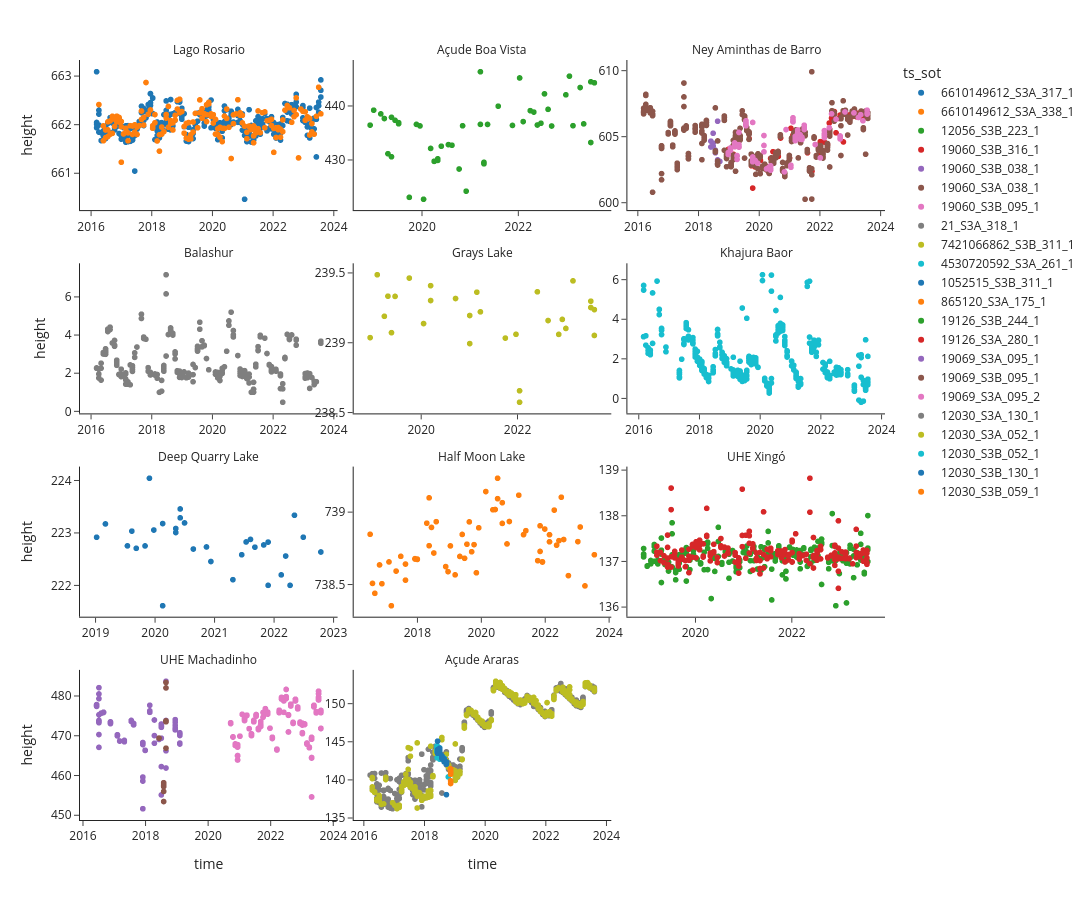

The code cell stored with this chart in its notebook:
### Code cell
#Plot to exclude outliers
import plotly.express as px
from plotly.subplots import make_subplots
import plotly.graph_objects as go


df=df_files_filtered
x_fd='time'
y_fd='height'
facet='lake_name'
color='ts_sot'
fig = px.scatter(df, x=x_fd, y=y_fd, 
                 facet_col=facet,color=color,facet_col_wrap=3,
                 # color_discrete_sequence=["#7570b3","#d95f02"],
                 template="simple_white", width=1200, height=900)
# fig.update_traces(marker=dict(size=5,color='#661666'))
fig.update_xaxes(matches=None)
fig.update_yaxes(matches=None)

fig.for_each_annotation(lambda a: a.update(text=a.text.split("=")[-1]))
fig.for_each_yaxis(lambda y: y.update(showticklabels=True,matches=None))
fig.for_each_xaxis(lambda x: x.update(showticklabels=True,matches=None))

fig.show()
del df

### Figure 1 — Plotly figure (JSON) as saved in the notebook; plotly's stock layout.template omitted (floating-point values rounded to 4 significant figures; data arrays with more than 128 entries replaced by an {"elided": "..."} marker saying what was removed)
{"data": [{"hovertemplate": "ts_sot=6610149612_S3A_317_1<br>lake_name=Lago Rosario<br>time=%{x}<br>height=%{y}<extra></extra>", "legendgroup": "6610149612_S3A_317_1", "marker": {"color": "#1F77B4", "symbol": "circle"}, "mode": "markers", "name": "6610149612_S3A_317_1", "showlegend": true, "type": "scattergl", "x": {"elided": "278 float values"}, "xaxis": "x10", "y": {"elided": "278 float values"}, "yaxis": "y10"}, {"hovertemplate": "ts_sot=6610149612_S3A_338_1<br>lake_name=Lago Rosario<br>time=%{x}<br>height=%{y}<extra></extra>", "legendgroup": "6610149612_S3A_338_1", "marker": {"color": "#FF7F0E", "symbol": "circle"}, "mode": "markers", "name": "6610149612_S3A_338_1", "showlegend": true, "type": "scattergl", "x": {"elided": "167 float values"}, "xaxis": "x10", "y": {"elided": "167 float values"}, "yaxis": "y10"}, {"hovertemplate": "ts_sot=12056_S3B_223_1<br>lake_name=Açude Boa Vista<br>time=%{x}<br>height=%{y}<extra></extra>", "legendgroup": "12056_S3B_223_1", "marker": {"color": "#2CA02C", "symbol": "circle"}, "mode": "markers", "name": "12056_S3B_223_1", "showlegend": true, "type": "scattergl", "x": [2019.0, 2019.0, 2019.0, 2019.0, 2019.0, 2019.0, 2019.0, 2019.0, 2020.0, 2020.0, 2020.0, 2020.0, 2020.0, 2020.0, 2020.0, 2020.0, 2020.0, 2020.0, 2020.0, 2020.0, 2021.0, 2021.0, 2021.0, 2021.0, 2021.0, 2021.0, 2021.0, 2021.0, 2021.0, 2021.0, 2022.0, 2022.0, 2022.0, 2022.0, 2022.0, 2022.0, 2022.0, 2022.0, 2023.0, 2023.0, 2023.0, 2023.0, 2023.0, 2023.0, 2023.0, 2023.0, 2024.0, 2024.0, 2024.0], "xaxis": "x11", "y": [436.5, 439.3, 438.6, 437.8, 431.2, 438.0, 430.7, 437.4, 437.0, 436.8, 423.2, 436.7, 436.4, 422.8, 432.2, 429.8, 429.8, 430.0, 430.3, 432.6, 432.9, 432.8, 428.4, 436.4, 424.3, 446.4, 436.7, 429.4, 429.6, 436.7, 440.0, 436.5, 445.3, 437.2, 439.2, 439.0, 436.6, 436.9, 442.3, 439.5, 436.4, 442.2, 445.6, 436.4, 443.5, 436.8, 433.3, 444.6, 444.4], "yaxis": "y11"}, {"hovertemplate": "ts_sot=19060_S3B_316_1<br>lake_name=Ney Aminthas de Barro<br>time=%{x}<br>height=%{y}<extra></extra>", "legendgroup": "19060_S3B_316_1", "marker": {"color": "#D62728", "symbol": "circle"}, "mode": "markers", "name": "19060_S3B_316_1", "showlegend": true, "type": "scattergl", "x": [2019.0, 2019.0, 2019.0, 2019.0, 2019.0, 2020.0, 2020.0, 2020.0, 2020.0, 2020.0, 2020.0, 2020.0, 2020.0, 2020.0, 2020.0, 2020.0, 2020.0, 2020.0, 2020.0, 2020.0, 2021.0, 2021.0, 2021.0, 2021.0, 2021.0, 2021.0, 2021.0, 2021.0, 2021.0, 2021.0, 2021.0, 2021.0, 2021.0, 2021.0, 2022.0, 2022.0, 2022.0, 2022.0, 2022.0, 2022.0, 2022.0, 2022.0, 2022.0, 2022.0, 2022.0, 2022.0, 2023.0, 2023.0, 2023.0, 2023.0, 2023.0, 2023.0, 2023.0, 2023.0, 2023.0, 2023.0, 2023.0, 2023.0, 2023.0, 2024.0, 2024.0], "xaxis": "x12", "y": [604.1, 602.8, 603.7, 604.5, 604.4, 606.4, 605.9, 604.9, 602.8, 603.0, 601.1, 602.7, 603.6, 603.2, 602.8, 602.7, 602.5, 602.3, 603.4, 603.9, 603.8, 603.5, 604.9, 602.4, 602.3, 603.4, 605.7, 605.2, 605.5, 605.3, 605.2, 605.0, 605.2, 605.1, 603.8, 602.6, 602.4, 603.6, 604.7, 604.0, 604.6, 604.4, 606.1, 606.4, 606.8, 606.9, 605.3, 606.4, 606.7, 604.6, 606.8, 606.4, 606.7, 606.6, 606.8, 606.5, 606.8, 606.9, 606.4, 606.8, 606.8], "yaxis": "y12"}, {"hovertemplate": "ts_sot=19060_S3B_038_1<br>lake_name=Ney Aminthas de Barro<br>time=%{x}<br>height=%{y}<extra></extra>", "legendgroup": "19060_S3B_038_1", "marker": {"color": "#9467BD", "symbol": "circle"}, "mode": "markers", "name": "19060_S3B_038_1", "showlegend": true, "type": "scattergl", "x": [2018.0, 2018.0, 2018.0, 2018.0, 2018.0, 2019.0, 2019.0, 2019.0, 2019.0, 2019.0, 2019.0, 2019.0, 2019.0, 2019.0], "xaxis": "x12", "y": [604.7, 604.3, 605.3, 604.3, 604.5, 603.8, 604.0, 604.0, 603.3, 603.0, 603.1, 603.0, 606.2, 603.2], "yaxis": "y12"}, {"hovertemplate": "ts_sot=19060_S3A_038_1<br>lake_name=Ney Aminthas de Barro<br>time=%{x}<br>height=%{y}<extra></extra>", "legendgroup": "19060_S3A_038_1", "marker": {"color": "#8C564B", "symbol": "circle"}, "mode": "markers", "name": "19060_S3A_038_1", "showlegend": true, "type": "scattergl", "x": {"elided": "459 float values"}, "xaxis": "x12", "y": {"elided": "459 float values"}, "yaxis": "y12"}, {"hovertemplate": "ts_sot=19060_S3B_095_1<br>lake_name=Ney Aminthas de Barro<br>time=%{x}<br>height=%{y}<extra></extra>", "legendgroup": "19060_S3B_095_1", "marker": {"color": "#E377C2", "symbol": "circle"}, "mode": "markers", "name": "19060_S3B_095_1", "showlegend": true, "type": "scattergl", "x": [2019.0, 2019.0, 2019.0, 2019.0, 2019.0, 2019.0, 2019.0, 2019.0, 2019.0, 2019.0, 2019.0, 2019.0, 2019.0, 2019.0, 2019.0, 2019.0, 2019.0, 2020.0, 2020.0, 2020.0, 2020.0, 2020.0, 2020.0, 2020.0, 2020.0, 2020.0, 2020.0, 2020.0, 2020.0, 2020.0, 2020.0, 2020.0, 2020.0, 2020.0, 2020.0, 2020.0, 2020.0, 2021.0, 2021.0, 2021.0, 2021.0, 2021.0, 2021.0, 2021.0, 2021.0, 2021.0, 2021.0, 2021.0, 2021.0, 2021.0, 2021.0, 2021.0, 2021.0, 2021.0, 2021.0, 2021.0, 2021.0, 2021.0, 2021.0, 2021.0, 2021.0, 2022.0, 2022.0, 2022.0, 2022.0, 2022.0, 2022.0, 2022.0, 2022.0, 2023.0, 2023.0, 2023.0, 2023.0, 2023.0, 2023.0, 2023.0, 2023.0, 2023.0, 2023.0, 2024.0, 2024.0, 2024.0], "xaxis": "x12", "y": [603.7, 603.8, 604.0, 604.2, 604.6, 604.3, 604.4, 604.4, 604.4, 603.6, 603.3, 603.6, 605.4, 604.3, 604.4, 604.2, 604.2, 605.9, 606.0, 606.2, 606.1, 603.1, 603.3, 606.1, 603.5, 603.2, 603.2, 603.0, 605.1, 604.4, 603.9, 602.6, 602.7, 602.8, 602.5, 602.6, 602.8, 602.4, 605.6, 602.7, 602.9, 606.2, 606.3, 606.5, 606.2, 604.8, 605.1, 604.7, 604.9, 605.3, 605.5, 604.8, 605.2, 604.9, 604.8, 605.0, 604.9, 605.7, 605.9, 605.6, 605.8, 604.4, 603.4, 605.0, 605.1, 605.3, 605.5, 605.7, 606.8, 606.4, 604.9, 605.0, 605.1, 604.9, 606.9, 606.8, 606.5, 606.7, 606.2, 606.8, 607.0, 606.7], "yaxis": "y12"}, {"hovertemplate": "ts_sot=21_S3A_318_1<br>lake_name=Balashur<br>time=%{x}<br>height=%{y}<extra></extra>", "legendgroup": "21_S3A_318_1", "marker": {"color": "#7F7F7F", "symbol": "circle"}, "mode": "markers", "name": "21_S3A_318_1", "showlegend": true, "type": "scattergl", "x": {"elided": "200 float values"}, "xaxis": "x7", "y": {"elided": "200 float values"}, "yaxis": "y7"}, {"hovertemplate": "ts_sot=7421066862_S3B_311_1<br>lake_name=Grays Lake<br>time=%{x}<br>height=%{y}<extra></extra>", "legendgroup": "7421066862_S3B_311_1", "marker": {"color": "#BCBD22", "symbol": "circle"}, "mode": "markers", "name": "7421066862_S3B_311_1", "showlegend": true, "type": "scattergl", "x": [2019.0, 2019.0, 2019.0, 2019.0, 2019.0, 2019.0, 2020.0, 2020.0, 2020.0, 2020.0, 2021.0, 2021.0, 2021.0, 2021.0, 2021.0, 2022.0, 2022.0, 2022.0, 2022.0, 2022.0, 2023.0, 2023.0, 2023.0, 2023.0, 2023.0, 2024.0, 2024.0, 2024.0, 2024.0], "xaxis": "x8", "y": [239.0, 239.5, 239.2, 239.3, 239.1, 239.3, 239.5, 239.1, 239.4, 239.3, 239.3, 239.2, 239.0, 239.4, 239.2, 239.0, 239.1, 238.7, 238.6, 239.4, 239.2, 239.1, 239.2, 239.1, 239.4, 239.3, 239.3, 239.2, 239.1], "yaxis": "y8"}, {"hovertemplate": "ts_sot=4530720592_S3A_261_1<br>lake_name=Khajura Baor<br>time=%{x}<br>height=%{y}<extra></extra>", "legendgroup": "4530720592_S3A_261_1", "marker": {"color": "#17BECF", "symbol": "circle"}, "mode": "markers", "name": "4530720592_S3A_261_1", "showlegend": true, "type": "scattergl", "x": {"elided": "309 float values"}, "xaxis": "x9", "y": {"elided": "309 float values"}, "yaxis": "y9"}, {"hovertemplate": "ts_sot=1052515_S3B_311_1<br>lake_name=Deep Quarry Lake<br>time=%{x}<br>height=%{y}<extra></extra>", "legendgroup": "1052515_S3B_311_1", "marker": {"color": "#1F77B4", "symbol": "circle"}, "mode": "markers", "name": "1052515_S3B_311_1", "showlegend": true, "type": "scattergl", "x": [2019.0, 2019.0, 2020.0, 2020.0, 2020.0, 2020.0, 2020.0, 2020.0, 2020.0, 2020.0, 2020.0, 2020.0, 2020.0, 2020.0, 2020.0, 2021.0, 2021.0, 2021.0, 2021.0, 2021.0, 2022.0, 2022.0, 2022.0, 2022.0, 2022.0, 2022.0, 2022.0, 2022.0, 2022.0, 2022.0, 2022.0, 2023.0], "xaxis": "x4", "y": [222.9, 223.2, 222.8, 223.0, 222.7, 222.8, 224.1, 223.1, 223.2, 221.6, 223.1, 223.0, 223.5, 223.3, 223.2, 222.7, 222.7, 222.5, 222.1, 222.6, 222.8, 222.9, 222.7, 222.8, 222.8, 222.0, 222.2, 222.6, 222.0, 223.3, 222.9, 222.6], "yaxis": "y4"}, {"hovertemplate": "ts_sot=865120_S3A_175_1<br>lake_name=Half Moon Lake<br>time=%{x}<br>height=%{y}<extra></extra>", "legendgroup": "865120_S3A_175_1", "marker": {"color": "#FF7F0E", "symbol": "circle"}, "mode": "markers", "name": "865120_S3A_175_1", "showlegend": true, "type": "scattergl", "x": [2017.0, 2017.0, 2017.0, 2017.0, 2017.0, 2017.0, 2017.0, 2017.0, 2017.0, 2018.0, 2018.0, 2018.0, 2018.0, 2018.0, 2018.0, 2018.0, 2018.0, 2018.0, 2018.0, 2019.0, 2019.0, 2019.0, 2019.0, 2019.0, 2019.0, 2019.0, 2019.0, 2019.0, 2020.0, 2020.0, 2020.0, 2020.0, 2020.0, 2020.0, 2020.0, 2020.0, 2020.0, 2021.0, 2021.0, 2021.0, 2021.0, 2021.0, 2021.0, 2021.0, 2021.0, 2021.0, 2022.0, 2022.0, 2022.0, 2022.0, 2022.0, 2022.0, 2022.0, 2022.0, 2022.0, 2022.0, 2022.0, 2023.0, 2023.0, 2023.0, 2023.0, 2023.0, 2023.0, 2024.0], "xaxis": "x5", "y": [738.8, 738.5, 738.4, 738.6, 738.5, 738.7, 738.4, 738.6, 738.7, 738.5, 738.6, 738.7, 738.7, 738.7, 738.7, 738.9, 739.1, 738.8, 738.9, 738.7, 738.9, 738.6, 738.6, 738.8, 738.6, 738.7, 738.8, 738.7, 738.8, 738.9, 738.7, 738.8, 738.6, 738.9, 739.1, 739.0, 739.0, 739.1, 739.2, 738.9, 739.1, 738.8, 738.9, 739.1, 738.8, 738.9, 738.7, 738.7, 738.9, 738.7, 738.7, 738.9, 738.8, 738.8, 739.0, 738.8, 738.8, 739.1, 738.8, 738.6, 738.8, 738.9, 738.5, 738.7], "yaxis": "y5"}, {"hovertemplate": "ts_sot=19126_S3B_244_1<br>lake_name=UHE Xingó<br>time=%{x}<br>height=%{y}<extra></extra>", "legendgroup": "19126_S3B_244_1", "marker": {"color": "#2CA02C", "symbol": "circle"}, "mode": "markers", "name": "19126_S3B_244_1", "showlegend": true, "type": "scattergl", "x": {"elided": "223 float values"}, "xaxis": "x6", "y": {"elided": "223 float values"}, "yaxis": "y6"}, {"hovertemplate": "ts_sot=19126_S3A_280_1<br>lake_name=UHE Xingó<br>time=%{x}<br>height=%{y}<extra></extra>", "legendgroup": "19126_S3A_280_1", "marker": {"color": "#D62728", "symbol": "circle"}, "mode": "markers", "name": "19126_S3A_280_1", "showlegend": true, "type": "scattergl", "x": {"elided": "199 float values"}, "xaxis": "x6", "y": {"elided": "199 float values"}, "yaxis": "y6"}, {"hovertemplate": "ts_sot=19069_S3A_095_1<br>lake_name=UHE Machadinho<br>time=%{x}<br>height=%{y}<extra></extra>", "legendgroup": "19069_S3A_095_1", "marker": {"color": "#9467BD", "symbol": "circle"}, "mode": "markers", "name": "19069_S3A_095_1", "showlegend": true, "type": "scattergl", "x": {"elided": "464 float values"}, "xaxis": "x", "y": {"elided": "464 float values"}, "yaxis": "y"}, {"hovertemplate": "ts_sot=19069_S3B_095_1<br>lake_name=UHE Machadinho<br>time=%{x}<br>height=%{y}<extra></extra>", "legendgroup": "19069_S3B_095_1", "marker": {"color": "#8C564B", "symbol": "circle"}, "mode": "markers", "name": "19069_S3B_095_1", "showlegend": true, "type": "scattergl", "x": [2018.0, 2019.0, 2019.0, 2019.0, 2019.0, 2019.0, 2019.0, 2019.0, 2019.0, 2019.0, 2019.0, 2019.0, 2019.0, 2019.0, 2019.0, 2019.0, 2019.0, 2019.0], "xaxis": "x", "y": [469.4, 453.5, 457.4, 458.2, 457.2, 456.0, 457.4, 457.8, 473.6, 473.7, 473.6, 473.7, 483.4, 482.0, 466.9, 473.5, 473.5, 473.7], "yaxis": "y"}, {"hovertemplate": "ts_sot=19069_S3A_095_2<br>lake_name=UHE Machadinho<br>time=%{x}<br>height=%{y}<extra></extra>", "legendgroup": "19069_S3A_095_2", "marker": {"color": "#E377C2", "symbol": "circle"}, "mode": "markers", "name": "19069_S3A_095_2", "showlegend": true, "type": "scattergl", "x": {"elided": "317 float values"}, "xaxis": "x", "y": {"elided": "317 float values"}, "yaxis": "y"}, {"hovertemplate": "ts_sot=12030_S3A_130_1<br>lake_name=Açude Araras<br>time=%{x}<br>height=%{y}<extra></extra>", "legendgroup": "12030_S3A_130_1", "marker": {"color": "#7F7F7F", "symbol": "circle"}, "mode": "markers", "name": "12030_S3A_130_1", "showlegend": true, "type": "scattergl", "x": {"elided": "781 float values"}, "xaxis": "x2", "y": {"elided": "781 float values"}, "yaxis": "y2"}, {"hovertemplate": "ts_sot=12030_S3A_052_1<br>lake_name=Açude Araras<br>time=%{x}<br>height=%{y}<extra></extra>", "legendgroup": "12030_S3A_052_1", "marker": {"color": "#BCBD22", "symbol": "circle"}, "mode": "markers", "name": "12030_S3A_052_1", "showlegend": true, "type": "scattergl", "x": {"elided": "416 float values"}, "xaxis": "x2", "y": {"elided": "416 float values"}, "yaxis": "y2"}, {"hovertemplate": "ts_sot=12030_S3B_052_1<br>lake_name=Açude Araras<br>time=%{x}<br>height=%{y}<extra></extra>", "legendgroup": "12030_S3B_052_1", "marker": {"color": "#17BECF", "symbol": "circle"}, "mode": "markers", "name": "12030_S3B_052_1", "showlegend": true, "type": "scattergl", "x": [2018.0, 2018.0, 2018.0, 2018.0, 2018.0, 2018.0, 2018.0, 2018.0, 2018.0, 2018.0, 2018.0, 2018.0, 2018.0, 2018.0, 2018.0, 2018.0, 2018.0, 2018.0, 2018.0, 2018.0, 2018.0, 2018.0, 2018.0, 2018.0, 2018.0, 2018.0, 2018.0, 2018.0, 2019.0, 2019.0, 2019.0, 2019.0, 2019.0, 2019.0, 2019.0, 2019.0, 2019.0, 2019.0, 2019.0, 2019.0, 2019.0, 2019.0, 2019.0], "xaxis": "x2", "y": [144.5, 144.0, 143.7, 144.4, 144.4, 144.1, 142.9, 143.8, 143.9, 143.6, 143.8, 143.8, 143.8, 144.2, 144.1, 144.3, 144.1, 143.7, 143.7, 144.0, 144.0, 143.9, 144.2, 144.1, 143.8, 143.9, 144.1, 144.0, 142.7, 144.2, 144.1, 143.1, 143.1, 143.0, 142.7, 142.5, 142.9, 142.5, 142.2, 142.1, 142.2, 142.2, 140.4], "yaxis": "y2"}, {"hovertemplate": "ts_sot=12030_S3B_130_1<br>lake_name=Açude Araras<br>time=%{x}<br>height=%{y}<extra></extra>", "legendgroup": "12030_S3B_130_1", "marker": {"color": "#1F77B4", "symbol": "circle"}, "mode": "markers", "name": "12030_S3B_130_1", "showlegend": true, "type": "scattergl", "x": [2018.0, 2018.0, 2018.0, 2018.0, 2018.0, 2018.0, 2018.0, 2018.0, 2018.0, 2018.0, 2018.0, 2018.0, 2019.0, 2019.0, 2019.0, 2019.0, 2019.0, 2019.0, 2019.0, 2019.0, 2019.0, 2019.0, 2019.0, 2019.0, 2019.0, 2019.0, 2019.0, 2019.0, 2019.0, 2019.0, 2019.0, 2019.0, 2019.0, 2019.0, 2019.0, 2019.0, 2019.0, 2019.0, 2019.0, 2019.0, 2019.0, 2019.0, 2019.0, 2019.0, 2019.0, 2019.0], "xaxis": "x2", "y": [145.1, 144.0, 143.7, 143.6, 143.7, 143.8, 143.5, 143.6, 143.7, 143.8, 143.5, 143.6, 143.6, 144.1, 143.7, 143.8, 144.1, 144.0, 144.1, 143.9, 143.2, 143.0, 142.9, 143.1, 143.2, 142.9, 142.8, 142.9, 142.8, 142.4, 142.5, 142.8, 142.4, 142.5, 142.6, 142.7, 142.6, 142.1, 142.1, 142.4, 142.3, 142.1, 138.1, 142.1, 142.1, 142.2], "yaxis": "y2"}, {"hovertemplate": "ts_sot=12030_S3B_059_1<br>lake_name=Açude Araras<br>time=%{x}<br>height=%{y}<extra></extra>", "legendgroup": "12030_S3B_059_1", "marker": {"color": "#FF7F0E", "symbol": "circle"}, "mode": "markers", "name": "12030_S3B_059_1", "showlegend": true, "type": "scattergl", "x": [2019.0, 2019.0, 2019.0, 2019.0, 2019.0, 2019.0, 2019.0, 2019.0, 2019.0, 2019.0, 2019.0, 2019.0, 2019.0, 2019.0, 2019.0, 2019.0, 2019.0, 2019.0, 2019.0, 2019.0, 2019.0, 2019.0, 2019.0, 2019.0, 2019.0, 2019.0], "xaxis": "x2", "y": [141.4, 139.9, 141.3, 141.2, 141.3, 141.2, 141.3, 141.2, 141.3, 139.5, 141.4, 141.4, 141.5, 141.1, 141.2, 141.2, 141.2, 141.3, 141.4, 141.4, 141.2, 140.7, 141.1, 141.2, 141.2, 141.2], "yaxis": "y2"}], "layout": {"annotations": [{"font": {}, "showarrow": false, "text": "UHE Machadinho", "x": 0.16, "xanchor": "center", "xref": "paper", "y": 0.1975, "yanchor": "bottom", "yref": "paper"}, {"font": {}, "showarrow": false, "text": "Açude Araras", "x": 0.5, "xanchor": "center", "xref": "paper", "y": 0.1975, "yanchor": "bottom", "yref": "paper"}, {"font": {}, "showarrow": false, "text": "Deep Quarry Lake", "x": 0.16, "xanchor": "center", "xref": "paper", "y": 0.465, "yanchor": "bottom", "yref": "paper"}, {"font": {}, "showarrow": false, "text": "Half Moon Lake", "x": 0.5, "xanchor": "center", "xref": "paper", "y": 0.465, "yanchor": "bottom", "yref": "paper"}, {"font": {}, "showarrow": false, "text": "UHE Xingó", "x": 0.84, "xanchor": "center", "xref": "paper", "y": 0.465, "yanchor": "bottom", "yref": "paper"}, {"font": {}, "showarrow": false, "text": "Balashur", "x": 0.16, "xanchor": "center", "xref": "paper", "y": 0.7325, "yanchor": "bottom", "yref": "paper"}, {"font": {}, "showarrow": false, "text": "Grays Lake", "x": 0.5, "xanchor": "center", "xref": "paper", "y": 0.7325, "yanchor": "bottom", "yref": "paper"}, {"font": {}, "showarrow": false, "text": "Khajura Baor", "x": 0.84, "xanchor": "center", "xref": "paper", "y": 0.7325, "yanchor": "bottom", "yref": "paper"}, {"font": {}, "showarrow": false, "text": "Lago Rosario", "x": 0.16, "xanchor": "center", "xref": "paper", "y": 1, "yanchor": "bottom", "yref": "paper"}, {"font": {}, "showarrow": false, "text": "Açude Boa Vista", "x": 0.5, "xanchor": "center", "xref": "paper", "y": 1, "yanchor": "bottom", "yref": "paper"}, {"font": {}, "showarrow": false, "text": "Ney Aminthas de Barro", "x": 0.84, "xanchor": "center", "xref": "paper", "y": 1, "yanchor": "bottom", "yref": "paper"}], "height": 900, "legend": {"title": {"text": "ts_sot"}, "tracegroupgap": 0}, "margin": {"t": 60}, "width": 1200, "xaxis": {"anchor": "y", "autorange": true, "domain": [0, 0.32], "range": [2016.0, 2024.0], "showticklabels": true, "title": {"text": "time"}, "type": "linear"}, "xaxis10": {"anchor": "y10", "autorange": true, "domain": [0, 0.32], "range": [2016.0, 2024.0], "showticklabels": true, "type": "linear"}, "xaxis11": {"anchor": "y11", "autorange": true, "domain": [0.34, 0.66], "range": [2019.0, 2024.0], "showticklabels": true, "type": "linear"}, "xaxis12": {"anchor": "y12", "autorange": true, "domain": [0.68, 1.0], "range": [2016.0, 2024.0], "showticklabels": true, "type": "linear"}, "xaxis2": {"anchor": "y2", "autorange": true, "domain": [0.34, 0.66], "range": [2016.0, 2024.0], "showticklabels": true, "title": {"text": "time"}, "type": "linear"}, "xaxis3": {"anchor": "y3", "domain": [0.68, 1.0], "showticklabels": true, "title": {"text": "time"}}, "xaxis4": {"anchor": "y4", "autorange": true, "domain": [0, 0.32], "range": [2019.0, 2023.0], "showticklabels": true, "type": "linear"}, "xaxis5": {"anchor": "y5", "autorange": true, "domain": [0.34, 0.66], "range": [2016.0, 2024.0], "showticklabels": true, "type": "linear"}, "xaxis6": {"anchor": "y6", "autorange": true, "domain": [0.68, 1.0], "range": [2019.0, 2024.0], "showticklabels": true, "type": "linear"}, "xaxis7": {"anchor": "y7", "autorange": true, "domain": [0, 0.32], "range": [2016.0, 2024.0], "showticklabels": true, "type": "linear"}, "xaxis8": {"anchor": "y8", "autorange": true, "domain": [0.34, 0.66], "range": [2019.0, 2024.0], "showticklabels": true, "type": "linear"}, "xaxis9": {"anchor": "y9", "autorange": true, "domain": [0.68, 1.0], "range": [2016.0, 2024.0], "showticklabels": true, "type": "linear"}, "yaxis": {"anchor": "x", "autorange": true, "domain": [0, 0.1975], "range": [448.8, 486.6], "showticklabels": true, "title": {"text": "height"}, "type": "linear"}, "yaxis10": {"anchor": "x10", "autorange": true, "domain": [0.8025, 1], "range": [660.2, 663.3], "showticklabels": true, "title": {"text": "height"}, "type": "linear"}, "yaxis11": {"anchor": "x11", "autorange": true, "domain": [0.8025, 1], "range": [420.7, 448.5], "showticklabels": true, "type": "linear"}, "yaxis12": {"anchor": "x12", "autorange": true, "domain": [0.8025, 1], "range": [599.4, 610.8], "showticklabels": true, "type": "linear"}, "yaxis2": {"anchor": "x2", "autorange": true, "domain": [0, 0.1975], "range": [134.7, 154.4], "showticklabels": true, "type": "linear"}, "yaxis3": {"anchor": "x3", "domain": [0, 0.1975], "showticklabels": true}, "yaxis4": {"anchor": "x4", "autorange": true, "domain": [0.2675, 0.465], "range": [221.4, 224.3], "showticklabels": true, "title": {"text": "height"}, "type": "linear"}, "yaxis5": {"anchor": "x5", "autorange": true, "domain": [0.2675, 0.465], "range": [738.3, 739.3], "showticklabels": true, "type": "linear"}, "yaxis6": {"anchor": "x6", "autorange": true, "domain": [0.2675, 0.465], "range": [135.8, 139.1], "showticklabels": true, "type": "linear"}, "yaxis7": {"anchor": "x7", "autorange": true, "domain": [0.535, 0.7325], "range": [-0.1072, 7.762], "showticklabels": true, "title": {"text": "height"}, "type": "linear"}, "yaxis8": {"anchor": "x8", "autorange": true, "domain": [0.535, 0.7325], "range": [238.5, 239.6], "showticklabels": true, "type": "linear"}, "yaxis9": {"anchor": "x9", "autorange": true, "domain": [0.535, 0.7325], "range": [-0.7568, 6.827], "showticklabels": true, "type": "linear"}}}
